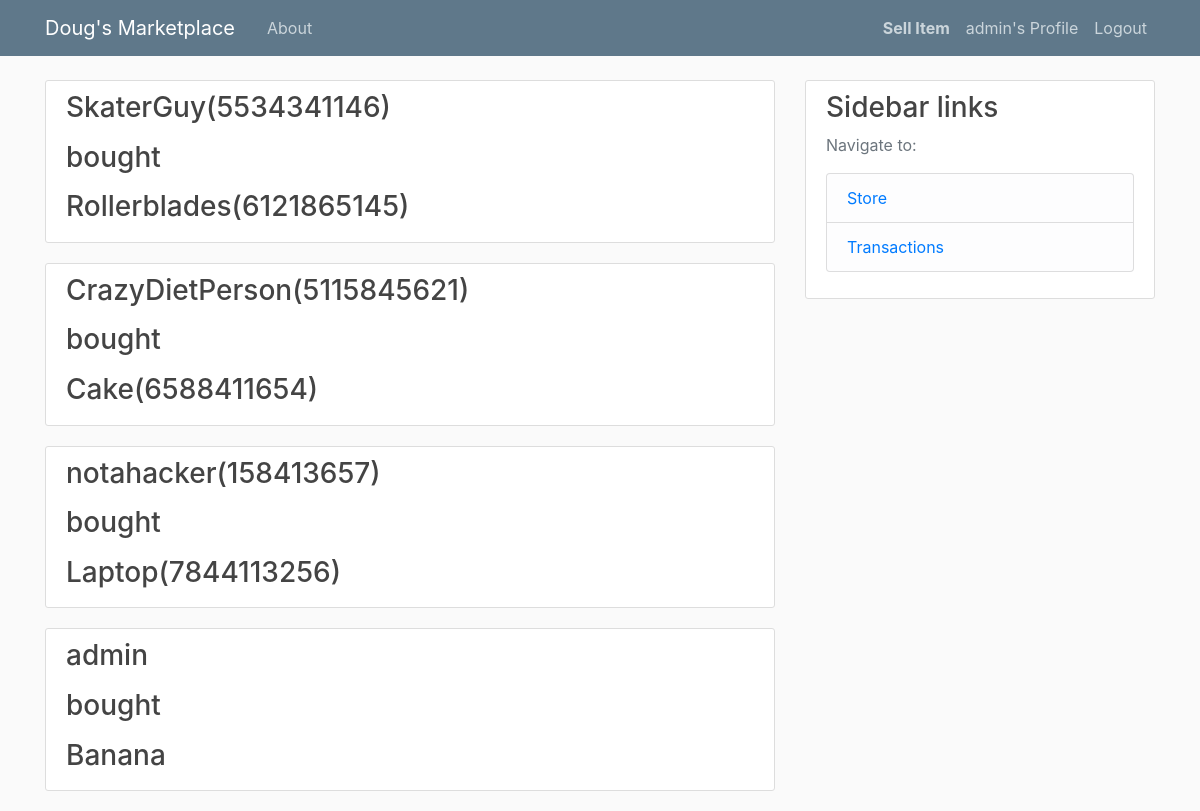
The page /transactions (signed in) on the database its author committed.
### blog/models.py (models this page shows)
class Transactions(models.Model):
    item = models.TextField()
    buyer = models.TextField()

### blog/views.py (the view)
# urls.py: path('transactions', views.transactions, name='blog-transactions'),
def transactions(request):
    context = {
        'posts': Transactions.objects.all(),
        'title': 'Entries'
    }
    return render(request, 'blog/transactions.html', context)

### blog/templates/blog/transactions.html
{% extends "blog/base.html" %}
{% block content %}
    {% for post in posts %}
        <article class="media content-section">
          <div class="media-body">
            <h3 class="article-title" href="{% url 'post-detail' post.id %}">{{ post.buyer }} <p></p> <p>bought</p> {{ post.item}}</h3>
          </div>
        </article>
    {% endfor %}
{%endblock content%}

### blog/templates/blog/base.html (shortened to what this page needs)
{% load static %}
<!DOCTYPE html>
<html>
<head>
    <link rel="stylesheet" href="https://stackpath.bootstrapcdn.com/bootstrap/4.3.1/css/bootstrap.min.css">
    <link rel="stylesheet" type="text/css" href="{% static 'blog/main.css' %}">
</head>
<body>
    <header class="site-header">
      <nav class="navbar navbar-expand-md navbar-dark bg-steel fixed-top">
        <div class="container">
          <a class="navbar-brand mr-4" href="{% url 'blog-home' %}">Doug's Marketplace</a>
          <div class="collapse navbar-collapse" id="navbarToggle">
            <div class="navbar-nav mr-auto">
              <a class="nav-item nav-link" href="{% url 'blog-about' %}">About</a>
            </div>
            <div class="navbar-nav">
                {% if user.is_authenticated %}
                 <a class="nav-item nav-link" href="{% url 'post-create' %}"><b>Sell Item</b></a>
                 <a class="nav-item nav-link" href="{% url 'profile' %}">{{ user.username }}'s Profile</a>
                 <a class="nav-item nav-link" href="{% url 'logout' %}">Logout</a>
                {% else %}
                 <a class="nav-item nav-link" href="{% url 'login' %}">Login</a>
                 <a class="nav-item nav-link" href="{% url 'register' %}">Register</a>
                {% endif %}
            </div>
          </div>
        </div>
      </nav>
    </header>
    <main role="main" class="container">
      <div class="row">
        <div class="col-md-8">
            {% block content %}{% endblock %}
        </div>
        <div class="col-md-4">
          <div class="content-section">
            <h3>Sidebar links</h3>
            <p class='text-muted'>Navigate to:
              <ul class="list-group">
                <li class="list-group-item list-group-item-light"><a href="{% url 'blog-home' %}">Store</a></li>
                <li class="list-group-item list-group-item-light"><a href="{% url 'blog-transactions' %}">Transactions</a></li>
              </ul>
            </p>
          </div>
        </div>
      </div>
    </main>
</body>
</html>

### blog/static/blog/main.css (style rules this page uses)
body { background: #fafafa; color: #333333; margin-top: 5rem; }
h1, h2, h3, h4, h5, h6 { color: #444444; }
ul { margin: 0; }
.bg-steel { background-color: #5f788a; }
.site-header .navbar-nav .nav-link { color: #cbd5db; }
.content-section { background: #ffffff; padding: 10px 20px; border: 1px solid #dddddd; border-radius: 3px; margin-bottom: 20px; }
.article-title { color: #444444; }

### rows shown on the page
Transactions: buyer "SkaterGuy(5534341146)", item "Rollerblades(6121865145)"
Transactions: buyer "CrazyDietPerson(5115845621)", item "Cake(6588411654)"
Transactions: buyer "notahacker(158413657)", item "Laptop(7844113256)"
Transactions: buyer "admin", item "Banana"

### other values the page prints
{{ user.username }} "admin"
